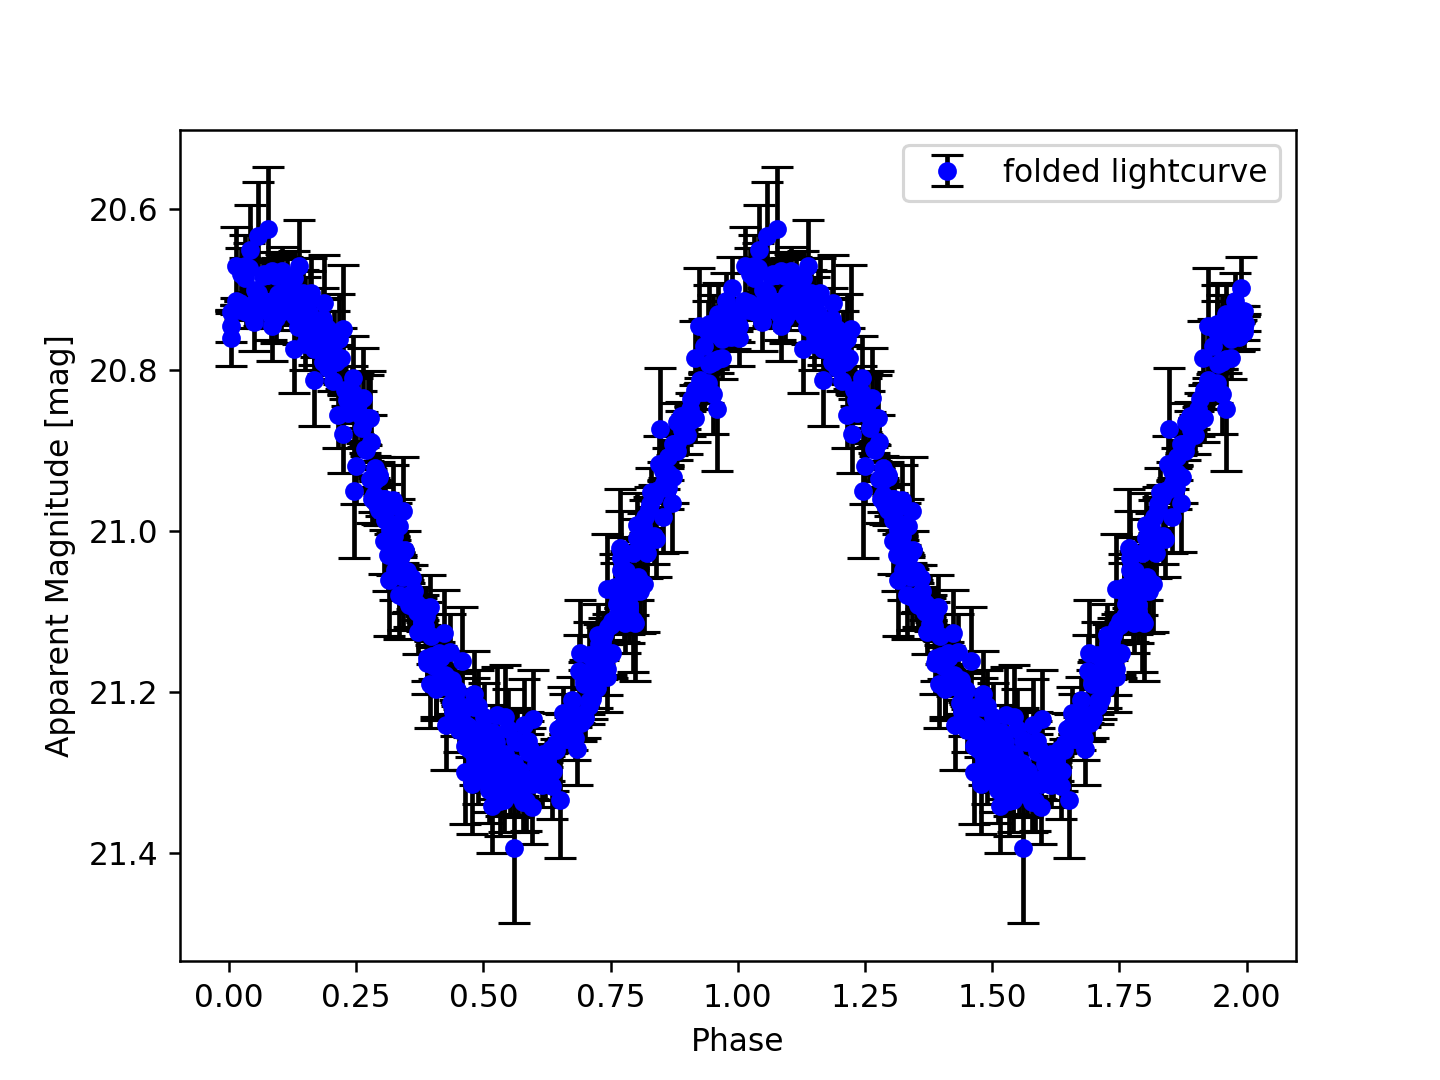

This figure's Python source:
#!/usr/pkg/bin/python3.9

#
# Time-stamp: <2022/11/27 21:16:25 (CST) daisuke>
#

# importing numpy module
import numpy

# importing matplotlib module
import matplotlib.figure
import matplotlib.backends.backend_agg

# data file name
file_input = 'ai202209_s11_01_00.data'

# output file name
file_output = 'ai202209_s11_01_06.png'

# best fit period (day)
p_best = 7.4997 / 24.0

# empty numpy arrays for storing data
data_mjd   = numpy.array ([])
data_phase = numpy.array ([])
data_mag   = numpy.array ([])
data_err   = numpy.array ([])

# opening file
with open (file_input, 'r') as fh:
    # reading file line-by-line
    for line in fh:
        # skipping line if the line starts with '#'
        if (line[0] == '#'):
            continue
        # removing line feed at the end of line
        line = line.strip ()
        # splitting data
        (datetime, mjd_str, mag_str, err_str) = line.split ()
        # conversion from string into float
        mjd = float (mjd_str)
        mag = float (mag_str)
        err = float (err_str)
        phase = mjd / p_best - int (mjd / p_best)
        # appending the data at the end of numpy arrays
        data_mjd   = numpy.append (data_mjd, mjd)
        data_phase = numpy.append (data_phase, phase)
        data_mag   = numpy.append (data_mag, mag)
        data_err   = numpy.append (data_err, err)

# making objects "fig" and "ax"
fig    = matplotlib.figure.Figure ()
canvas = matplotlib.backends.backend_agg.FigureCanvasAgg (fig)
ax     = fig.add_subplot (111)

# labels
ax.set_xlabel ('Phase')
ax.set_ylabel ('Apparent Magnitude [mag]')

# axes
ax.invert_yaxis ()

# plotting data
ax.errorbar (data_phase, data_mag, yerr=data_err, \
             linestyle='None', marker='o', markersize=5, color='blue', \
             ecolor='black', capsize=5, \
             label='folded lightcurve')
ax.errorbar (data_phase + 1, data_mag, yerr=data_err, \
             linestyle='None', marker='o', markersize=5, color='blue', \
             ecolor='black', capsize=5)
ax.legend ()

# saving the plot into a file
fig.savefig (file_output, dpi=225)
